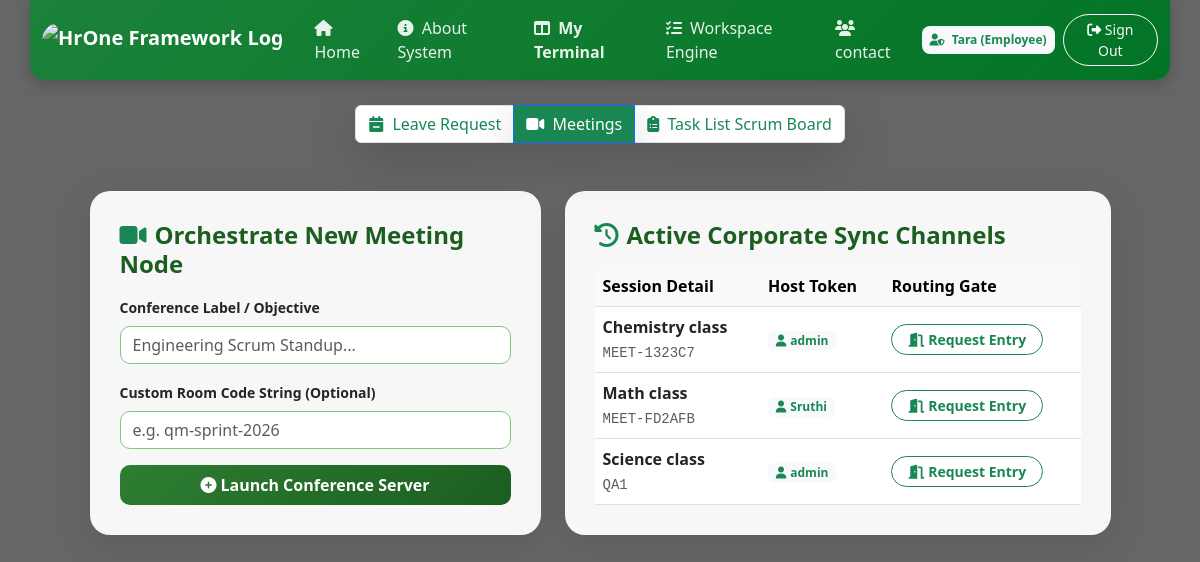
The app's page /meetings (signed in) with its own data.
### tables this page shows
CREATE TABLE meetings (
                id INTEGER PRIMARY KEY AUTOINCREMENT,
                room_code TEXT UNIQUE NOT NULL,
                title TEXT NOT NULL,
                created_by TEXT NOT NULL,
                status TEXT DEFAULT 'active',
                created_at TEXT NOT NULL
            );

### app.py (the view)
@app.route('/meetings')
@login_required
def meetings():
    with get_db_connection() as conn:
        active_meets = conn.execute("SELECT * FROM meetings WHERE status = 'active' ORDER BY id DESC").fetchall()
        pending_count = conn.execute(
            "SELECT COUNT(*) as count FROM leave_requests WHERE status = 'Pending'"
        ).fetchone()['count']
    return render_template('meetings.html',
                         active_tab='meetings',
                         page_title="Corporate Sync Terminal",
                         active_meets=active_meets,
                         pending_count=pending_count)

### app.py (called while the page is built)
def get_db_connection():
    conn = sqlite3.connect(DB_FILE)
    conn.row_factory = sqlite3.Row
    return conn

def login_required(f):
    @wraps(f)
    def decorated_function(*args, **kwargs):
        if 'username' not in session:
            flash("Authentication required! Please log in first.", "danger")
            return redirect(url_for('login'))
        return f(*args, **kwargs)
    return decorated_function

### templates/meetings.html (shortened to what this page needs)
{% extends "base.html" %}
{% block content %}
<div class="container my-4">
    {% if not in_room %}
    <div class="row g-4 justify-content-center py-4">
        <div class="col-md-5">
            <div class="lobby-card">
                <h4 class="fw-bold mb-3"><i class="fas fa-video me-2 text-success"></i>Orchestrate New Meeting Node</h4>
                <form action="/meetings/create" method="POST">
                    <div class="mb-3">
                        <label class="form-label small fw-bold">Conference Label / Objective</label>
                        <input type="text" name="title" class="form-control" placeholder="Engineering Scrum Standup..." required>
                    </div>
                    <div class="mb-3">
                        <label class="form-label small fw-bold">Custom Room Code String (Optional)</label>
                        <input type="text" name="room_code" class="form-control" placeholder="e.g. qm-sprint-2026">
                    </div>
                    <button type="submit" class="btn btn-success w-100 fw-bold text-white py-2"
                            style="background: linear-gradient(135deg, #2e7d32 0%, #1b5e20 100%); border:none; border-radius:10px;">
                        <i class="fas fa-plus-circle me-1"></i>Launch Conference Server
                    </button>
                </form>
            </div>
        </div>
        <div class="col-md-6">
            <div class="lobby-card">
                <h4 class="fw-bold mb-3"><i class="fas fa-history me-2 text-success"></i>Active Corporate Sync Channels</h4>
                <div class="table-responsive">
                    <table class="table table-hover align-middle mb-0">
                        <thead class="table-light">
                            <tr>
                                <th>Session Detail</th>
                                <th>Host Token</th>
                                <th>Routing Gate</th>
                            </tr>
                        </thead>
                        <tbody>
                            {% for m in active_meets %}
                            <tr>
                                <td>
                                    <span class="fw-bold text-dark d-block">{{ m['title'] }}</span>
                                    <small class="text-muted text-uppercase font-monospace">{{ m['room_code'] }}</small>
                                </td>
                                <td><span class="badge bg-light text-success"><i class="fas fa-user me-1"></i>{{ m['created_by'] }}</span></td>
                                <td>
                                    {% if session.get('role') == 'Admin' or m['created_by'] == session['username'] %}
                                        <a href="/meetings/room/{{ m['room_code'] }}" class="btn btn-sm btn-success rounded-pill px-3 fw-bold text-white" style="background: #198754; border: none;">
                                            <i class="fas fa-play-circle me-1"></i>Start Meeting
                                        </a>
                                    {% else %}
                                        <a href="/meetings/room/{{ m['room_code'] }}" class="btn btn-sm btn-outline-success rounded-pill px-3 fw-bold">
                                            <i class="fas fa-door-open me-1"></i>Request Entry
                                        </a>
                                    {% endif %}
                                </td>
                            </tr>
                            {% else %}
                            <tr>
                                <td colspan="3" class="text-center text-muted py-4">No active communications structures mapped.</td>
                            </tr>
                            {% endfor %}
                        </tbody>
                    </table>
                </div>
            </div>
        </div>
    </div>
    {% endif %}
</div>
{% endblock %}

### templates/base.html (style rules this page uses)
body { background: linear-gradient(rgba(0, 0, 0, 0.6), rgba(0, 0, 0, 0.6)), url('https://images.pexels.com/photos/6267/menu-restaurant-vintage-table.jpg?auto=compress&cs=tinysrgb&w=1260&h=750&dpr=2'); background-size: cover; background-position: center; background-attachment: fixed; font-family: 'Segoe UI', Tahoma, Geneva, Verdana, sans-serif; }

### templates/meetings.html (style rules this page uses)
.lobby-card { background: rgba(255, 255, 255, 0.95); border-radius: 20px; padding: 30px; box-shadow: 0 10px 40px rgba(0,0,0,0.1); }
.lobby-card h4 { color: #1b5e20; }
.lobby-card .form-control { border: 1px solid #81c784; border-radius: 10px; }

### records on screen
meetings: title "Chemistry class", room_code "MEET-1323C7", created_by "admin"
meetings: title "Math class", room_code "MEET-FD2AFB", created_by "Sruthi"
meetings: title "Science class", room_code "QA1", created_by "admin"

### other values on screen
{{ session['username'] }} "Tara"
{{ session['role'] }} "Employee"
